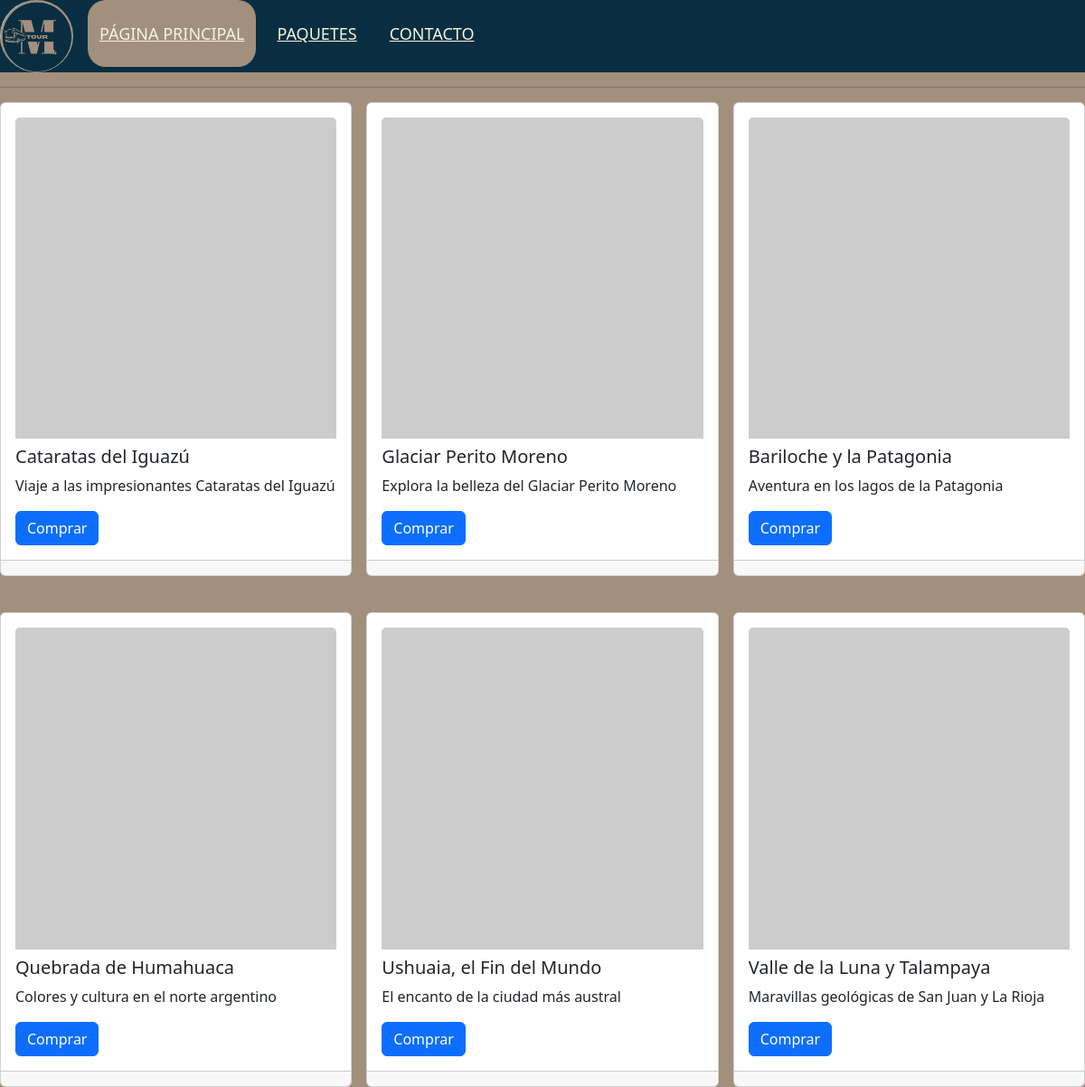
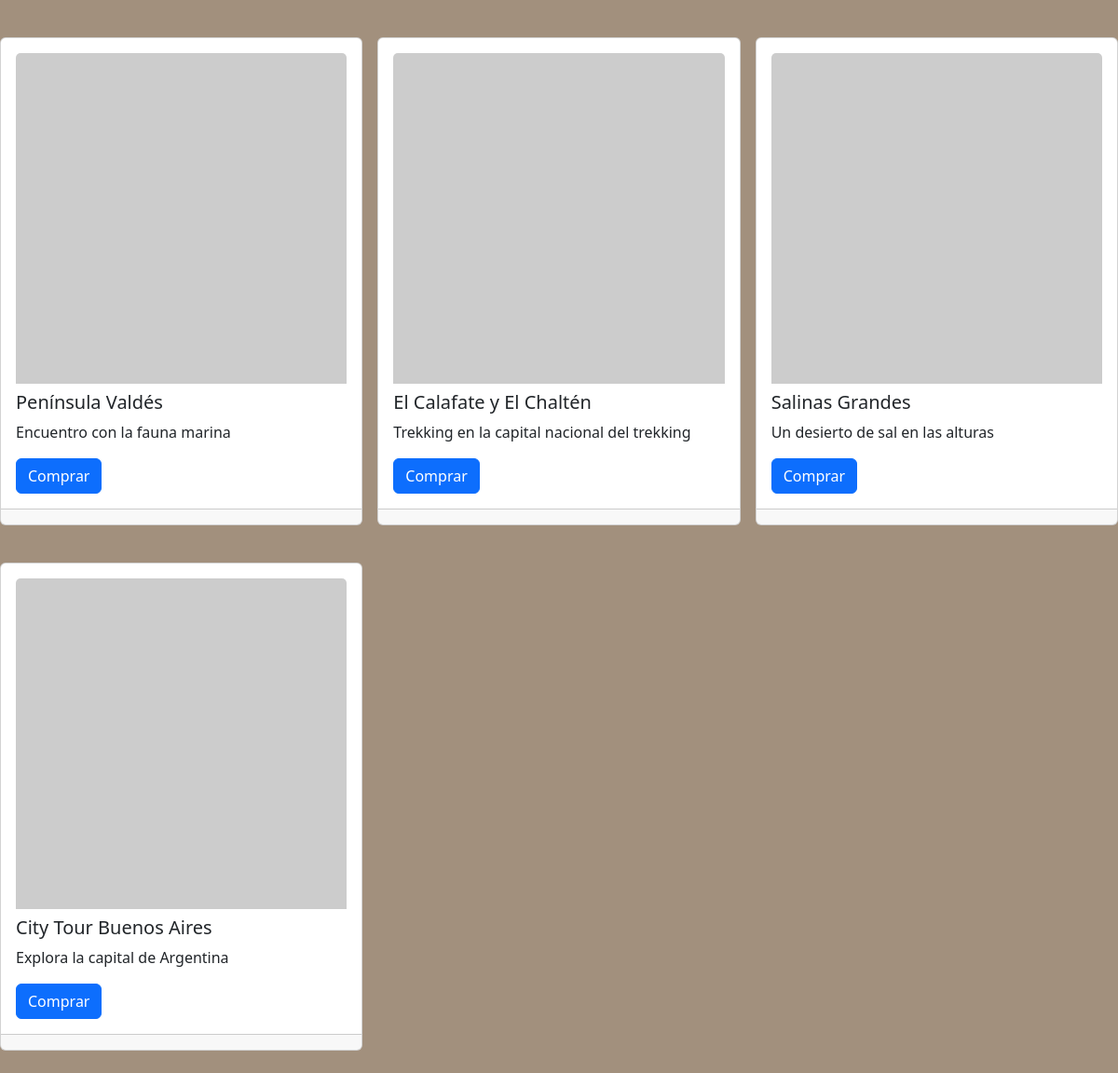
The page / on the database its author committed (2 pictures, top to bottom).
### tables this page shows
CREATE TABLE `paquetes` (
  `id_paquete` int(11) NOT NULL,
  `nombre_paquete` varchar(50) NOT NULL,
  `descripcion_breve` varchar(50) NOT NULL,
  `descripcion_detallada` varchar(500) NOT NULL,
  `precio` int(10) NOT NULL,
  `fecha_inicio` date NOT NULL,
  `fecha_fin` date NOT NULL,
  `estado` varchar(10) NOT NULL,
  `limite` int(10) NOT NULL,
  `disponible` varchar(10) NOT NULL,
  `estado_paquete` varchar(10) NOT NULL
);

### index.php (the view, shortened to what this page needs)
<?php
require_once 'componentes/conexion.php';
$paquetes = $conexion->query("SELECT * FROM paquetes WHERE estado='disponible';");
?>
<!DOCTYPE html>
<html lang="en">
<head>
    <link href="https://cdn.jsdelivr.net/npm/bootstrap@5.3.7/dist/css/bootstrap.min.css" rel="stylesheet">
    <link rel="stylesheet" href="https://cdnjs.cloudflare.com/ajax/libs/font-awesome/6.4.0/css/all.min.css">
    <link rel="stylesheet" href="index.css">
</head>
<body>
   <nav>
        <a href="#" class="enlace">
            <img src="logo.png" alt="" class="logo">
        </a>
        <ul>
            <li><a class="active" href="#">Página principal</a></li>
            <li class="paquetes"><a href="#">Paquetes</a></li>
            <li class="contacto"><a href="#">Contacto</a></li>
        </ul>
    </nav>
    <hr>
    <div class="row row-cols-2 row-cols-md-3 g-3">
        <?php foreach ($paquetes as $paquete) { ?>
            <div class="col-md-6 col-lg-4 mb-4">
                <div class="d-flex flex-column">
                    <div class="card">
                        <div class="card-body">
                            <img src="https://picsum.photos/50/50" alt="Logo del paquete" class="card-img-top mb-2">
                            <h5 class="card-title"><?= $paquete['nombre_paquete'] ?></h5>
                            <p class="card-text"><?= $paquete['descripcion_breve'] ?></p>
                            <a href="comprar.php?id=<?= $paquete['id_paquete'] ?>" class="btn btn-primary">Comprar</a>
                        </div>
                        <div class="card-footer"></div>
                    </div>
                </div>
            </div>
        <?php } ?>
    </div>
</body>
</html>

### index.css (style rules this page uses)
* { padding: 0; margin: 0; box-sizing: border-box; text-decoration: none; list-style: none; }
body { background-color: #a2907d ; }
nav { background:#092e42; height: 80px; width: 100%; }
.enlace { position: absolute; }
.logo { height: 80px; border-radius: 100%; }
nav ul { display: flex; justify-content: flex-left; margin-left: 60px; }
nav ul li { flex-direction: row; display:flex; line-height: 60px; margin: 0 5px; }
nav ul li a { color: beige; font-size: 18px; padding: 7px 13px; text-transform: uppercase; }
li a.active, li a:hover { background:#a2907d; transition: .5s; border-radius: 20px; }

### rows shown on the page
paquetes: nombre_paquete "Cataratas del Iguazú", descripcion_breve "Viaje a las impresionantes Cataratas del Iguazú"
paquetes: nombre_paquete "Glaciar Perito Moreno", descripcion_breve "Explora la belleza del Glaciar Perito Moreno"
paquetes: nombre_paquete "Bariloche y la Patagonia", descripcion_breve "Aventura en los lagos de la Patagonia"
paquetes: nombre_paquete "Quebrada de Humahuaca", descripcion_breve "Colores y cultura en el norte argentino"
paquetes: nombre_paquete "Ushuaia, el Fin del Mundo", descripcion_breve "El encanto de la ciudad más austral"
paquetes: nombre_paquete "Valle de la Luna y Talampaya", descripcion_breve "Maravillas geológicas de San Juan y La Rioja"
paquetes: nombre_paquete "Península Valdés", descripcion_breve "Encuentro con la fauna marina"
paquetes: nombre_paquete "El Calafate y El Chaltén", descripcion_breve "Trekking en la capital nacional del trekking"
paquetes: nombre_paquete "Salinas Grandes", descripcion_breve "Un desierto de sal en las alturas"
paquetes: nombre_paquete "City Tour Buenos Aires", descripcion_breve "Explora la capital de Argentina"
